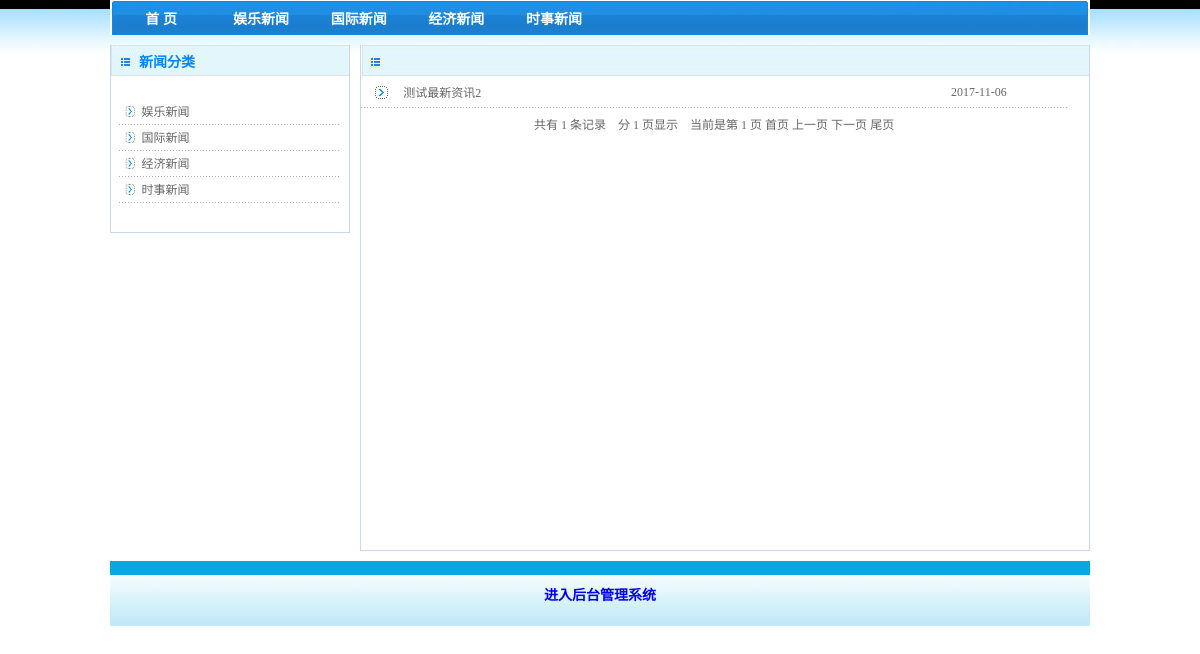
The page /arc.php?c_id=66 on the database its author committed.
### tables this page shows
CREATE TABLE `category` (
  `c_id` int(4) NOT NULL AUTO_INCREMENT,
  `category` varchar(100) DEFAULT NULL,
  PRIMARY KEY (`c_id`)
);

CREATE TABLE `arc` (
  `arc_id` int(4) NOT NULL AUTO_INCREMENT,
  `title` varchar(100) DEFAULT NULL,
  `content` text,
  `rq` date DEFAULT NULL,
  `c_id` int(4) NOT NULL,
  PRIMARY KEY (`arc_id`)
);

### arc.php (the view, shortened to what this page needs)
<?
include("inc/conn.php");
?>
<!DOCTYPE html PUBLIC "-//W3C//DTD XHTML 1.0 Transitional//EN" "http://www.w3.org/TR/xhtml1/DTD/xhtml1-transitional.dtd">
<html xmlns="http://www.w3.org/1999/xhtml">
<head>
<link href="css.css" rel="stylesheet" type="text/css" />
</head>
<body>
<?
include("top.php");
?>
<table width="100" height="6" border="0" align="center" cellpadding="0" cellspacing="0">
  <tr>
    <td height="10"></td>
  </tr>
</table>
<table width="980" height="386" border="0" align="center" cellpadding="0" cellspacing="0">
  <tr>
    <td width="240" height="386" align="left" valign="top"><table width="100%" border="0" cellpadding="0" cellspacing="0">
      <tr>
        <td height="186" align="left" valign="top">
		<?
		include("inc_category.php");
		?>
		</td>
      </tr>
    </table></td>
    <td width="10">&nbsp;</td>
    <td align="left" valign="top"><table width="100%" height="506" border="0" cellpadding="0" cellspacing="0" class="border">
      <tr>
        <td height="32" background="images/lanmu.jpg"><table width="200" border="0" cellspacing="0" cellpadding="0">
            <tr>
              <td width="26" height="20">&nbsp;</td>
              <td width="174" align="left" valign="bottom" class="Zred">&nbsp;</td>
            </tr>
        </table></td>
      </tr>
      <tr>
        <td height="472" align="left" valign="top"><table width="97%" border="0" cellspacing="0" cellpadding="0">
          <?php
$c_id=$_GET["c_id"];
$sql="select * from arc where 1=1 and c_id='$c_id'";
$sql=$sql." order by arc_id desc";
$num=mysqli_num_rows(mysqli_query($conn, $sql));
$pagesize=15;
$pagecount=ceil($num/$pagesize)-1;
if(empty($_GET["page"]))
{
$page=0;
}
else
{
$page=$_GET["page"];
}
$nextpage=$page+1;
$prepage=$page-1;
$exec=$sql." limit ".($page*$pagesize).",$pagesize";
$result=mysqli_query($conn, $exec);
if($num==0)
{
 echo "<tr><td colspan=7>暂时没有信息</td></tr>";
}
else
{
while($rs=mysqli_fetch_array($result))
{
?>
          <tr>
            <td width="6%" height="30" align="center" valign="middle"><img src="images/icon_02.jpg" width="16" height="14" /></td>
            <td width="69%" align="left" valign="middle"><a href="show_arc.php?id=<?=$rs["arc_id"]?>" class="text12">
              <?=$rs["title"]?>
            </a></td>
            <td width="25%" align="center" valign="middle" class="text12"><?=$rs["rq"]?></td>
          </tr>
          <tr>
            <td height="1" colspan="3" background="images/dot.gif"></td>
          </tr>
          <?
}
}
?>
          <tr>
            <td height="31" colspan="3" align="center" valign="middle"><div align="center" class="text12"> 共有
              <?=$num?>
              条记录　分
              <?=ceil($num/$pagesize)?>
              页显示　当前是第
              <?=$page+1?>
              页 <a href="?page=0" class="text12">首页</a>
              <?
if ($page==0) echo "<span class='text12'>上一页</span>";
else echo "<a href='?page=$prepage' class='text12'>上一页</a>";
?>
              <?
if($page==$pagecount) echo "<span class='text12'>下一页</span>";
else echo "<a href='?page=$nextpage' class='text12'>下一页</a>";
?>
              <?
if($page==$pagecount) echo "<span class='text12'>尾页</span>";
else echo "<a href='?page=$pagecount' class='text12'>尾页</a>";
?>
            </div></td>
          </tr>
        </table></td>
      </tr>
    </table></td>
  </tr>
</table>
<table width="100" height="10" border="0" align="center" cellpadding="0" cellspacing="0">
  <tr>
    <td height="6"></td>
  </tr>
</table>
<?
include("copy.php");
?>
</body>
</html>

### top.php (shortened to what this page needs)
<table width="980" height="35" border="0" align="center" cellpadding="0" cellspacing="0" bgcolor="#999999">
  <tr>
    <td background="images/dh.jpg"><table width="935" height="22" border="0" cellpadding="0" cellspacing="0">
      <tr>
        <td width="145" align="center"><a href="index.php" class="bs">首 页</a></td>
<?
$q=mysqli_query($conn, "select * from category");
while($rst=mysqli_fetch_array($q))
{
?>
 <td width="138" align="center"><a href="arc.php?c_id=<?=$rst["c_id"]?>" class="bs"><?=$rst["category"]?></a></td>
<?
}
?>
        <td width="514" class="bs">&nbsp;</td>
        <td width="138">&nbsp;</td>
      </tr>
    </table></td>
  </tr>
</table>

### inc_category.php (shortened to what this page needs)
<table width="100%" border="0" cellpadding="0" cellspacing="0" class="border">
          <tr>
            <td height="32" background="images/lanmu_x.jpg" bgcolor="#E4E4E4" class="Zred">　　新闻分类</td>
          </tr>
          <tr>
            <td height="147" align="center" valign="middle"><table width="93%" border="0" align="center" cellpadding="0" cellspacing="0">
<?
$q=mysqli_query($conn, "select * from category");
while($rst=mysqli_fetch_array($q))
{
?>
                <tr>
                  <td width="10%" height="25" align="center" valign="middle"><span class="red12"><img src="images/icon_02.jpg" width="11" height="12" /></span></td>
                  <td width="90%" align="left" valign="middle" class="text12"><a href="arc.php?c_id=<?=$rst["c_id"]?>" class="text12">
       <?=$rst["category"]?>
     </a></td>
                </tr>
                <tr>
                  <td height="1" colspan="2" background="images/dot.gif"></td>
                </tr>
<?
}
?>
            </table></td>
          </tr>
          <tr>
            <td height="8" colspan="2" background=""></td>
          </tr>
        </table>

### css.css (style rules this page uses)
body { margin-left: 0px; margin-top: 0px; margin-right: 0px; margin-bottom: 0px; background-color: #ffffff; }
td { font-family: Arial, Helvetica, sans-serif; }
a:link { text-decoration: none; }
.bs { font-size:14px; color:#ffffff; font-weight:bolder; }
.border { border-left:#c7d8ef solid 1px; border-right:#c7d8ef solid 1px;border-bottom:#c7d8ef solid 1px; }
.text12 { font-size:12px; color:#666666; font-family: "宋体"; text-decoration:none; }
.Zred { color:#0686fd;font-size:14px; text-decoration:none;font-weight:bolder; }

### rows shown on the page
category: category "娱乐新闻"
category: category "国际新闻"
category: category "经济新闻"
category: category "时事新闻"
arc: title "测试最新资讯2", rq "2017-11-06"

### other values the page prints
$num "1"
ceil($num/$pagesize) "1"
$page+1 "1"
